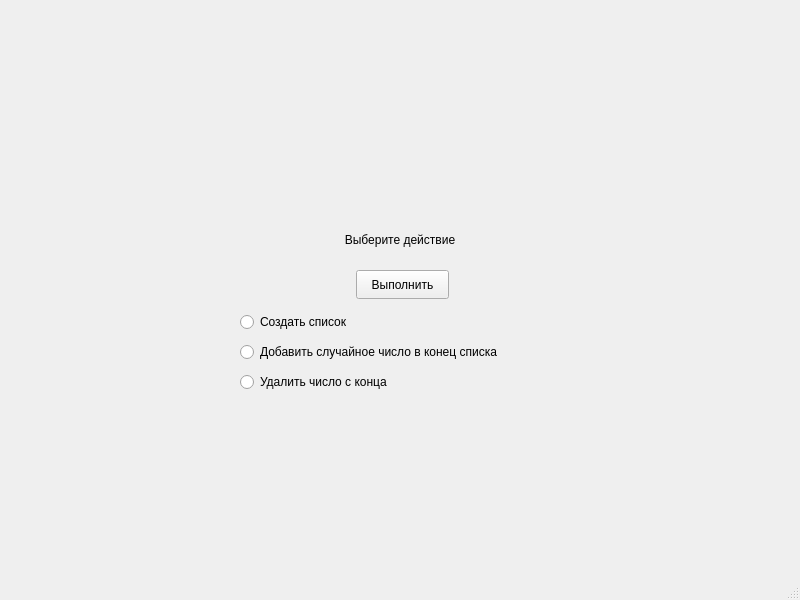
<?xml version="1.0" encoding="UTF-8"?>
<ui version="4.0">
 <class>MainWindow</class>
 <widget class="QMainWindow" name="MainWindow">
  <property name="geometry">
   <rect>
    <x>0</x>
    <y>0</y>
    <width>800</width>
    <height>600</height>
   </rect>
  </property>
  <property name="windowTitle">
   <string>MainWindow</string>
  </property>
  <widget class="QWidget" name="centralwidget">
   <widget class="QLabel" name="label">
    <property name="geometry">
     <rect>
      <x>210</x>
      <y>230</y>
      <width>380</width>
      <height>20</height>
     </rect>
    </property>
    <property name="text">
     <string>Выберите действие</string>
    </property>
    <property name="alignment">
     <set>Qt::AlignmentFlag::AlignCenter</set>
    </property>
   </widget>
   <widget class="QPushButton" name="pushButton">
    <property name="geometry">
     <rect>
      <x>356</x>
      <y>270</y>
      <width>93</width>
      <height>29</height>
     </rect>
    </property>
    <property name="text">
     <string>Выполнить</string>
    </property>
   </widget>
   <widget class="QRadioButton" name="radioButton">
    <property name="geometry">
     <rect>
      <x>240</x>
      <y>310</y>
      <width>160</width>
      <height>24</height>
     </rect>
    </property>
    <property name="text">
     <string>Создать список</string>
    </property>
   </widget>
   <widget class="QRadioButton" name="radioButton_2">
    <property name="geometry">
     <rect>
      <x>240</x>
      <y>340</y>
      <width>330</width>
      <height>24</height>
     </rect>
    </property>
    <property name="text">
     <string>Добавить случайное число в конец списка</string>
    </property>
   </widget>
   <widget class="QRadioButton" name="radioButton_3">
    <property name="geometry">
     <rect>
      <x>240</x>
      <y>370</y>
      <width>340</width>
      <height>24</height>
     </rect>
    </property>
    <property name="text">
     <string>Удалить число с конца</string>
    </property>
   </widget>
  </widget>
  <widget class="QMenuBar" name="menubar">
   <property name="geometry">
    <rect>
     <x>0</x>
     <y>0</y>
     <width>800</width>
     <height>26</height>
    </rect>
   </property>
  </widget>
  <widget class="QStatusBar" name="statusbar"/>
 </widget>
 <resources/>
 <connections/>
</ui>
